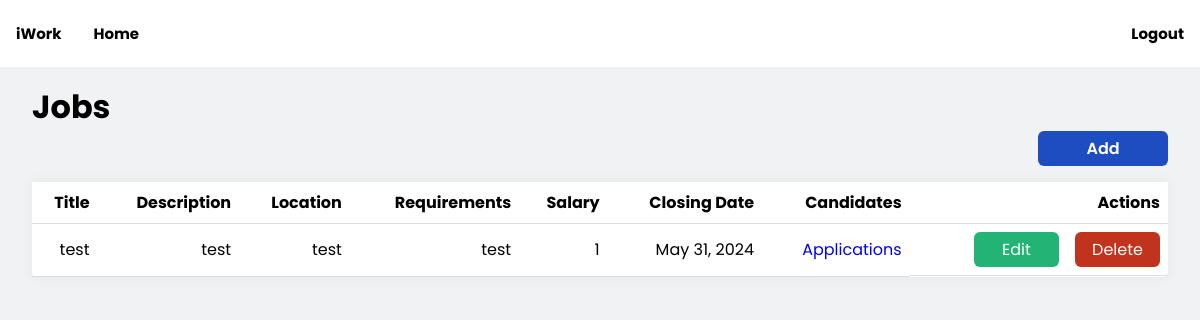
The app's page /project/jobs/4 with its own data.
### website/models.py (models this page shows, shortened)
class Job(models.Model):
  job_id = models.AutoField(primary_key=True)  # Auto-incrementing integer as ID
  title = models.CharField(max_length=255)
  employer = models.ForeignKey(Employer, on_delete=models.CASCADE)  # Foreign key to Employer
  description = models.TextField()
  location = models.CharField(max_length=255)
  requirements = models.TextField()  # Text field for listing job requirements
  salary = models.CharField(max_length=255, blank=True)  # Optional salary range or specific amount
  closing_date = models.DateField()  # Application deadline
  category = models.CharField(max_length=255, default="")

### website/views.py (the view)
# urls.py: path('jobs/<int:employer_id>', views.displayJobsEmployer, name='jobs'),
def displayJobsEmployer(request, employer_id):
    list_of_jobs = list(Job.objects.filter(employer=employer_id).values())
    print('list', list_of_jobs)
    context={
        'jobs':list_of_jobs,
        'employer':employer_id
    }
    return render(request, 'employerJobBoard.html', {"data": context})

### website/templates/employerJobBoard.html (shortened to what this page needs)
<!DOCTYPE html>
<html lang="en">
<head>
</head>
<body>
{% include 'header.html' %}
<div class="container">
  <h1>Jobs</h1>
  <div class="right">
      <a class="add-btn" href="{{data.employer}}/new">Add</a>
  </div>
  <table>
    <tr>
      <th class="text-right">Title</th>
      <th class="text-right">Description</th>
      <th class="text-right">Location</th>
      <th class="text-right">Requirements</th>
      <th class="text-right">Salary</th>
      <th class="text-right">Closing Date</th>
      <th class="text-right">Candidates</th>
      <th class="text-right">Actions</th>
    </tr>
    {% for job in data.jobs %}
    <tr>
      <td class="text-right">{{job.title}}</td>
      <td class="text-right">{{job.description}}</td>
      <td class="text-right">{{job.location}}</td>
      <td class="text-right">{{job.requirements}}</td>
      <td class="text-right">{{job.salary}}</td>
      <td class="text-right">{{job.closing_date}}</td>
      <td class="text-right"><a href="{{data.employer}}/{{job.job_id}}/candidates">Applications</a></td>
      <td class="text-right btns">
        <a class="btn edit" href="{{data.employer}}/edit/{{job.job_id}}">Edit</a>
        <a class="btn delete"  onclick="openModal('{{job.job_id}}')">Delete</a>
      </td>
    </tr>
    {% endfor %}
    </table>
</div>
</body>
</html>

### website/templates/employerJobBoard.html (style rules this page uses)
table { border-collapse: collapse; width: 100%; margin-top: 1rem; border-radius: 5px; box-shadow: 0px 0px 12px #e5e5e5; background: #fff; }
th, td { padding: 8px; text-align: left; border-bottom: 1px solid #ddd; }
.text-right { text-align: right; }
.container { margin: 1rem 2rem; }
.add-btn { width: 130px; display: flex; background: #1d4dc1; height: 35px; border-radius: 6px; justify-content: center; align-items: center; text-decoration: none; color: #fff; font-weight: 600; }
.btn { width: 85px; display: flex; height: 35px; border-radius: 6px; justify-content: center; align-items: center; text-decoration: none; color: #fff; }
.edit { background-color: #21b474; }
.delete { background-color: #c1331d; }
.right { text-align: -webkit-right; }
.btns { display: flex; justify-content: end; gap: 1rem; }
a { text-decoration: none; }
tr:nth-child(odd) { background-color: #eaf1ff }
th { background-color: #fff; font-weight: bold; }

### website/templates/header.html (style rules this page uses)
* { margin: 0; padding: 0; font-family: "Poppins", sans-serif; }
body { background: #f1f2f3; }
.container { display: flex; flex-direction: column; min-height: 100vh; }

### records on screen
Job: title "test", description "test", location "test", requirements "test", salary "1", closing_date "May 31, 2024"
